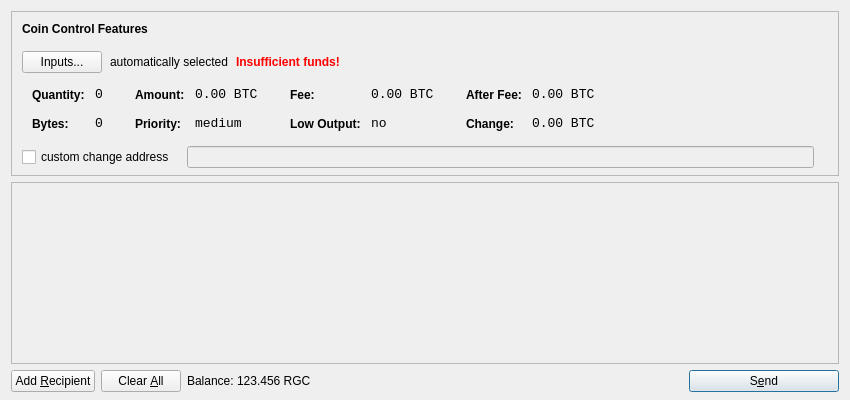
<?xml version="1.0" encoding="UTF-8"?>
<ui version="4.0">
 <class>SendCoinsDialog</class>
 <widget class="QDialog" name="SendCoinsDialog">
  <property name="geometry">
   <rect>
    <x>0</x>
    <y>0</y>
    <width>850</width>
    <height>400</height>
   </rect>
  </property>
  <property name="windowTitle">
   <string>Send Coins</string>
  </property>
  <layout class="QVBoxLayout" name="verticalLayout" stretch="0,1,0">
   <property name="bottomMargin">
    <number>8</number>
   </property>
   <item>
    <widget class="QFrame" name="frameCoinControl">
     <property name="sizePolicy">
      <sizepolicy hsizetype="Expanding" vsizetype="Expanding">
       <horstretch>0</horstretch>
       <verstretch>0</verstretch>
      </sizepolicy>
     </property>
     <property name="maximumSize">
      <size>
       <width>16777215</width>
       <height>16777215</height>
      </size>
     </property>
     <property name="frameShape">
      <enum>QFrame::StyledPanel</enum>
     </property>
     <property name="frameShadow">
      <enum>QFrame::Sunken</enum>
     </property>
     <layout class="QVBoxLayout" name="verticalLayoutCoinControl2">
      <property name="spacing">
       <number>-1</number>
      </property>
      <property name="leftMargin">
       <number>0</number>
      </property>
      <property name="topMargin">
       <number>0</number>
      </property>
      <property name="rightMargin">
       <number>0</number>
      </property>
      <property name="bottomMargin">
       <number>6</number>
      </property>
      <item>
       <layout class="QVBoxLayout" name="verticalLayoutCoinControl" stretch="0,0,0,0,1">
        <property name="spacing">
         <number>0</number>
        </property>
        <property name="leftMargin">
         <number>10</number>
        </property>
        <property name="topMargin">
         <number>10</number>
        </property>
        <item>
         <layout class="QHBoxLayout" name="horizontalLayoutCoinControl1">
          <property name="bottomMargin">
           <number>15</number>
          </property>
          <item>
           <widget class="QLabel" name="labelCoinControlFeatures">
            <property name="sizePolicy">
             <sizepolicy hsizetype="Preferred" vsizetype="Maximum">
              <horstretch>0</horstretch>
              <verstretch>0</verstretch>
             </sizepolicy>
            </property>
            <property name="font">
             <font>
              <weight>75</weight>
              <bold>true</bold>
             </font>
            </property>
            <property name="styleSheet">
             <string notr="true">font-weight:bold;</string>
            </property>
            <property name="text">
             <string>Coin Control Features</string>
            </property>
           </widget>
          </item>
         </layout>
        </item>
        <item>
         <layout class="QHBoxLayout" name="horizontalLayoutCoinControl2" stretch="0,0,0,0">
          <property name="spacing">
           <number>8</number>
          </property>
          <property name="bottomMargin">
           <number>10</number>
          </property>
          <item>
           <widget class="QPushButton" name="pushButtonCoinControl">
            <property name="styleSheet">
             <string notr="true"/>
            </property>
            <property name="text">
             <string>Inputs...</string>
            </property>
           </widget>
          </item>
          <item>
           <widget class="QLabel" name="labelCoinControlAutomaticallySelected">
            <property name="text">
             <string>automatically selected</string>
            </property>
            <property name="margin">
             <number>5</number>
            </property>
           </widget>
          </item>
          <item>
           <widget class="QLabel" name="labelCoinControlInsuffFunds">
            <property name="font">
             <font>
              <weight>75</weight>
              <bold>true</bold>
             </font>
            </property>
            <property name="styleSheet">
             <string notr="true">color:red;font-weight:bold;</string>
            </property>
            <property name="text">
             <string>Insufficient funds!</string>
            </property>
            <property name="margin">
             <number>5</number>
            </property>
           </widget>
          </item>
          <item>
           <spacer name="horizontalSpacerCoinControl">
            <property name="orientation">
             <enum>Qt::Horizontal</enum>
            </property>
            <property name="sizeHint" stdset="0">
             <size>
              <width>40</width>
              <height>1</height>
             </size>
            </property>
           </spacer>
          </item>
         </layout>
        </item>
        <item>
         <widget class="QWidget" name="widgetCoinControl" native="true">
          <property name="sizePolicy">
           <sizepolicy hsizetype="Preferred" vsizetype="Preferred">
            <horstretch>0</horstretch>
            <verstretch>0</verstretch>
           </sizepolicy>
          </property>
          <property name="minimumSize">
           <size>
            <width>0</width>
            <height>0</height>
           </size>
          </property>
          <property name="styleSheet">
           <string notr="true"/>
          </property>
          <layout class="QHBoxLayout" name="horizontalLayoutCoinControl5">
           <property name="margin">
            <number>0</number>
           </property>
           <item>
            <layout class="QHBoxLayout" name="horizontalLayoutCoinControl3" stretch="0,0,0,1">
             <property name="spacing">
              <number>20</number>
             </property>
             <property name="topMargin">
              <number>0</number>
             </property>
             <property name="bottomMargin">
              <number>10</number>
             </property>
             <item>
              <layout class="QFormLayout" name="formLayoutCoinControl1">
               <property name="horizontalSpacing">
                <number>10</number>
               </property>
               <property name="verticalSpacing">
                <number>14</number>
               </property>
               <property name="leftMargin">
                <number>10</number>
               </property>
               <property name="topMargin">
                <number>4</number>
               </property>
               <property name="rightMargin">
                <number>6</number>
               </property>
               <item row="0" column="0">
                <widget class="QLabel" name="labelCoinControlQuantityText">
                 <property name="styleSheet">
                  <string notr="true">font-weight:bold;</string>
                 </property>
                 <property name="text">
                  <string>Quantity:</string>
                 </property>
                 <property name="margin">
                  <number>0</number>
                 </property>
                </widget>
               </item>
               <item row="0" column="1">
                <widget class="QLabel" name="labelCoinControlQuantity">
                 <property name="font">
                  <font>
                   <family>Monospace</family>
                   <pointsize>10</pointsize>
                  </font>
                 </property>
                 <property name="cursor">
                  <cursorShape>IBeamCursor</cursorShape>
                 </property>
                 <property name="contextMenuPolicy">
                  <enum>Qt::ActionsContextMenu</enum>
                 </property>
                 <property name="text">
                  <string notr="true">0</string>
                 </property>
                 <property name="margin">
                  <number>0</number>
                 </property>
                 <property name="textInteractionFlags">
                  <set>Qt::LinksAccessibleByMouse|Qt::TextSelectableByKeyboard|Qt::TextSelectableByMouse</set>
                 </property>
                </widget>
               </item>
               <item row="1" column="0">
                <widget class="QLabel" name="labelCoinControlBytesText">
                 <property name="styleSheet">
                  <string notr="true">font-weight:bold;</string>
                 </property>
                 <property name="text">
                  <string>Bytes:</string>
                 </property>
                </widget>
               </item>
               <item row="1" column="1">
                <widget class="QLabel" name="labelCoinControlBytes">
                 <property name="font">
                  <font>
                   <family>Monospace</family>
                   <pointsize>10</pointsize>
                  </font>
                 </property>
                 <property name="cursor">
                  <cursorShape>IBeamCursor</cursorShape>
                 </property>
                 <property name="contextMenuPolicy">
                  <enum>Qt::ActionsContextMenu</enum>
                 </property>
                 <property name="text">
                  <string notr="true">0</string>
                 </property>
                 <property name="textInteractionFlags">
                  <set>Qt::LinksAccessibleByMouse|Qt::TextSelectableByKeyboard|Qt::TextSelectableByMouse</set>
                 </property>
                </widget>
               </item>
              </layout>
             </item>
             <item>
              <layout class="QFormLayout" name="formLayoutCoinControl2">
               <property name="horizontalSpacing">
                <number>10</number>
               </property>
               <property name="verticalSpacing">
                <number>14</number>
               </property>
               <property name="leftMargin">
                <number>6</number>
               </property>
               <property name="topMargin">
                <number>4</number>
               </property>
               <property name="rightMargin">
                <number>6</number>
               </property>
               <item row="0" column="0">
                <widget class="QLabel" name="labelCoinControlAmountText">
                 <property name="styleSheet">
                  <string notr="true">font-weight:bold;</string>
                 </property>
                 <property name="text">
                  <string>Amount:</string>
                 </property>
                 <property name="margin">
                  <number>0</number>
                 </property>
                </widget>
               </item>
               <item row="0" column="1">
                <widget class="QLabel" name="labelCoinControlAmount">
                 <property name="font">
                  <font>
                   <family>Monospace</family>
                   <pointsize>10</pointsize>
                  </font>
                 </property>
                 <property name="cursor">
                  <cursorShape>IBeamCursor</cursorShape>
                 </property>
                 <property name="contextMenuPolicy">
                  <enum>Qt::ActionsContextMenu</enum>
                 </property>
                 <property name="text">
                  <string notr="true">0.00 BTC</string>
                 </property>
                 <property name="textInteractionFlags">
                  <set>Qt::LinksAccessibleByMouse|Qt::TextSelectableByKeyboard|Qt::TextSelectableByMouse</set>
                 </property>
                </widget>
               </item>
               <item row="1" column="0">
                <widget class="QLabel" name="labelCoinControlPriorityText">
                 <property name="styleSheet">
                  <string notr="true">font-weight:bold;</string>
                 </property>
                 <property name="text">
                  <string>Priority:</string>
                 </property>
                </widget>
               </item>
               <item row="1" column="1">
                <widget class="QLabel" name="labelCoinControlPriority">
                 <property name="font">
                  <font>
                   <family>Monospace</family>
                   <pointsize>10</pointsize>
                  </font>
                 </property>
                 <property name="cursor">
                  <cursorShape>IBeamCursor</cursorShape>
                 </property>
                 <property name="contextMenuPolicy">
                  <enum>Qt::ActionsContextMenu</enum>
                 </property>
                 <property name="text">
                  <string>medium</string>
                 </property>
                 <property name="textInteractionFlags">
                  <set>Qt::LinksAccessibleByMouse|Qt::TextSelectableByKeyboard|Qt::TextSelectableByMouse</set>
                 </property>
                </widget>
               </item>
              </layout>
             </item>
             <item>
              <layout class="QFormLayout" name="formLayoutCoinControl3">
               <property name="horizontalSpacing">
                <number>10</number>
               </property>
               <property name="verticalSpacing">
                <number>14</number>
               </property>
               <property name="leftMargin">
                <number>6</number>
               </property>
               <property name="topMargin">
                <number>4</number>
               </property>
               <property name="rightMargin">
                <number>6</number>
               </property>
               <item row="0" column="0">
                <widget class="QLabel" name="labelCoinControlFeeText">
                 <property name="styleSheet">
                  <string notr="true">font-weight:bold;</string>
                 </property>
                 <property name="text">
                  <string>Fee:</string>
                 </property>
                 <property name="margin">
                  <number>0</number>
                 </property>
                </widget>
               </item>
               <item row="0" column="1">
                <widget class="QLabel" name="labelCoinControlFee">
                 <property name="font">
                  <font>
                   <family>Monospace</family>
                   <pointsize>10</pointsize>
                  </font>
                 </property>
                 <property name="cursor">
                  <cursorShape>IBeamCursor</cursorShape>
                 </property>
                 <property name="contextMenuPolicy">
                  <enum>Qt::ActionsContextMenu</enum>
                 </property>
                 <property name="text">
                  <string notr="true">0.00 BTC</string>
                 </property>
                 <property name="textInteractionFlags">
                  <set>Qt::LinksAccessibleByMouse|Qt::TextSelectableByKeyboard|Qt::TextSelectableByMouse</set>
                 </property>
                </widget>
               </item>
               <item row="1" column="0">
                <widget class="QLabel" name="labelCoinControlLowOutputText">
                 <property name="styleSheet">
                  <string notr="true">font-weight:bold;</string>
                 </property>
                 <property name="text">
                  <string>Low Output:</string>
                 </property>
                </widget>
               </item>
               <item row="1" column="1">
                <widget class="QLabel" name="labelCoinControlLowOutput">
                 <property name="font">
                  <font>
                   <family>Monospace</family>
                   <pointsize>10</pointsize>
                  </font>
                 </property>
                 <property name="cursor">
                  <cursorShape>IBeamCursor</cursorShape>
                 </property>
                 <property name="contextMenuPolicy">
                  <enum>Qt::ActionsContextMenu</enum>
                 </property>
                 <property name="text">
                  <string>no</string>
                 </property>
                 <property name="textInteractionFlags">
                  <set>Qt::LinksAccessibleByMouse|Qt::TextSelectableByKeyboard|Qt::TextSelectableByMouse</set>
                 </property>
                </widget>
               </item>
              </layout>
             </item>
             <item>
              <layout class="QFormLayout" name="formLayoutCoinControl4">
               <property name="horizontalSpacing">
                <number>10</number>
               </property>
               <property name="verticalSpacing">
                <number>14</number>
               </property>
               <property name="leftMargin">
                <number>6</number>
               </property>
               <property name="topMargin">
                <number>4</number>
               </property>
               <property name="rightMargin">
                <number>6</number>
               </property>
               <item row="0" column="0">
                <widget class="QLabel" name="labelCoinControlAfterFeeText">
                 <property name="styleSheet">
                  <string notr="true">font-weight:bold;</string>
                 </property>
                 <property name="text">
                  <string>After Fee:</string>
                 </property>
                 <property name="margin">
                  <number>0</number>
                 </property>
                </widget>
               </item>
               <item row="0" column="1">
                <widget class="QLabel" name="labelCoinControlAfterFee">
                 <property name="font">
                  <font>
                   <family>Monospace</family>
                   <pointsize>10</pointsize>
                  </font>
                 </property>
                 <property name="cursor">
                  <cursorShape>IBeamCursor</cursorShape>
                 </property>
                 <property name="contextMenuPolicy">
                  <enum>Qt::ActionsContextMenu</enum>
                 </property>
                 <property name="text">
                  <string notr="true">0.00 BTC</string>
                 </property>
                 <property name="textInteractionFlags">
                  <set>Qt::LinksAccessibleByMouse|Qt::TextSelectableByKeyboard|Qt::TextSelectableByMouse</set>
                 </property>
                </widget>
               </item>
               <item row="1" column="0">
                <widget class="QLabel" name="labelCoinControlChangeText">
                 <property name="styleSheet">
                  <string notr="true">font-weight:bold;</string>
                 </property>
                 <property name="text">
                  <string>Change:</string>
                 </property>
                </widget>
               </item>
               <item row="1" column="1">
                <widget class="QLabel" name="labelCoinControlChange">
                 <property name="font">
                  <font>
                   <family>Monospace</family>
                   <pointsize>10</pointsize>
                  </font>
                 </property>
                 <property name="cursor">
                  <cursorShape>IBeamCursor</cursorShape>
                 </property>
                 <property name="contextMenuPolicy">
                  <enum>Qt::ActionsContextMenu</enum>
                 </property>
                 <property name="text">
                  <string notr="true">0.00 BTC</string>
                 </property>
                 <property name="textInteractionFlags">
                  <set>Qt::LinksAccessibleByMouse|Qt::TextSelectableByKeyboard|Qt::TextSelectableByMouse</set>
                 </property>
                </widget>
               </item>
              </layout>
             </item>
            </layout>
           </item>
          </layout>
         </widget>
        </item>
        <item>
         <layout class="QHBoxLayout" name="horizontalLayoutCoinControl4" stretch="0,0,0">
          <property name="spacing">
           <number>12</number>
          </property>
          <property name="sizeConstraint">
           <enum>QLayout::SetDefaultConstraint</enum>
          </property>
          <property name="topMargin">
           <number>5</number>
          </property>
          <property name="rightMargin">
           <number>5</number>
          </property>
          <item>
           <widget class="QCheckBox" name="checkBoxCoinControlChange">
            <property name="text">
             <string>custom change address</string>
            </property>
           </widget>
          </item>
          <item>
           <widget class="QLineEdit" name="lineEditCoinControlChange">
            <property name="enabled">
             <bool>false</bool>
            </property>
            <property name="sizePolicy">
             <sizepolicy hsizetype="Expanding" vsizetype="Fixed">
              <horstretch>0</horstretch>
              <verstretch>0</verstretch>
             </sizepolicy>
            </property>
           </widget>
          </item>
          <item>
           <widget class="QLabel" name="labelCoinControlChangeLabel">
            <property name="sizePolicy">
             <sizepolicy hsizetype="Preferred" vsizetype="Expanding">
              <horstretch>0</horstretch>
              <verstretch>0</verstretch>
             </sizepolicy>
            </property>
            <property name="minimumSize">
             <size>
              <width>0</width>
              <height>0</height>
             </size>
            </property>
            <property name="text">
             <string/>
            </property>
            <property name="margin">
             <number>3</number>
            </property>
           </widget>
          </item>
         </layout>
        </item>
        <item>
         <spacer name="verticalSpacerCoinControl">
          <property name="orientation">
           <enum>Qt::Vertical</enum>
          </property>
          <property name="sizeHint" stdset="0">
           <size>
            <width>800</width>
            <height>1</height>
           </size>
          </property>
         </spacer>
        </item>
       </layout>
      </item>
     </layout>
    </widget>
   </item>
   <item>
    <widget class="QScrollArea" name="scrollArea">
     <property name="widgetResizable">
      <bool>true</bool>
     </property>
     <widget class="QWidget" name="scrollAreaWidgetContents">
      <property name="geometry">
       <rect>
        <x>0</x>
        <y>0</y>
        <width>830</width>
        <height>165</height>
       </rect>
      </property>
      <layout class="QVBoxLayout" name="verticalLayout_2">
       <property name="margin">
        <number>0</number>
       </property>
       <item>
        <layout class="QVBoxLayout" name="entries">
         <property name="spacing">
          <number>6</number>
         </property>
        </layout>
       </item>
       <item>
        <spacer name="verticalSpacer">
         <property name="orientation">
          <enum>Qt::Vertical</enum>
         </property>
         <property name="sizeHint" stdset="0">
          <size>
           <width>20</width>
           <height>40</height>
          </size>
         </property>
        </spacer>
       </item>
      </layout>
     </widget>
    </widget>
   </item>
   <item>
    <layout class="QHBoxLayout" name="horizontalLayout">
     <item>
      <widget class="QPushButton" name="addButton">
       <property name="toolTip">
        <string>Send to multiple recipients at once</string>
       </property>
       <property name="text">
        <string>Add &amp;Recipient</string>
       </property>
       <property name="icon">
        <iconset resource="../bitcoin.qrc">
         <normaloff>:/icons/add</normaloff>:/icons/add</iconset>
       </property>
       <property name="autoDefault">
        <bool>false</bool>
       </property>
      </widget>
     </item>
     <item>
      <widget class="QPushButton" name="clearButton">
       <property name="sizePolicy">
        <sizepolicy hsizetype="Minimum" vsizetype="Fixed">
         <horstretch>0</horstretch>
         <verstretch>0</verstretch>
        </sizepolicy>
       </property>
       <property name="toolTip">
        <string>Remove all transaction fields</string>
       </property>
       <property name="text">
        <string>Clear &amp;All</string>
       </property>
       <property name="icon">
        <iconset resource="../bitcoin.qrc">
         <normaloff>:/icons/remove</normaloff>:/icons/remove</iconset>
       </property>
       <property name="autoRepeatDelay">
        <number>300</number>
       </property>
       <property name="autoDefault">
        <bool>false</bool>
       </property>
      </widget>
     </item>
     <item>
      <layout class="QHBoxLayout" name="horizontalLayout_2">
       <property name="spacing">
        <number>3</number>
       </property>
       <item>
        <widget class="QLabel" name="label">
         <property name="text">
          <string>Balance:</string>
         </property>
        </widget>
       </item>
       <item>
        <widget class="QLabel" name="labelBalance">
         <property name="cursor">
          <cursorShape>IBeamCursor</cursorShape>
         </property>
         <property name="text">
          <string>123.456 RGC</string>
         </property>
         <property name="textInteractionFlags">
          <set>Qt::LinksAccessibleByMouse|Qt::TextSelectableByKeyboard|Qt::TextSelectableByMouse</set>
         </property>
        </widget>
       </item>
      </layout>
     </item>
     <item>
      <spacer name="horizontalSpacer">
       <property name="orientation">
        <enum>Qt::Horizontal</enum>
       </property>
       <property name="sizeHint" stdset="0">
        <size>
         <width>40</width>
         <height>20</height>
        </size>
       </property>
      </spacer>
     </item>
     <item>
      <widget class="QPushButton" name="sendButton">
       <property name="minimumSize">
        <size>
         <width>150</width>
         <height>0</height>
        </size>
       </property>
       <property name="toolTip">
        <string>Confirm the send action</string>
       </property>
       <property name="text">
        <string>S&amp;end</string>
       </property>
       <property name="icon">
        <iconset resource="../bitcoin.qrc">
         <normaloff>:/icons/send</normaloff>:/icons/send</iconset>
       </property>
       <property name="default">
        <bool>true</bool>
       </property>
      </widget>
     </item>
    </layout>
   </item>
  </layout>
 </widget>
 <resources>
  <include location="../bitcoin.qrc"/>
 </resources>
 <connections/>
</ui>
